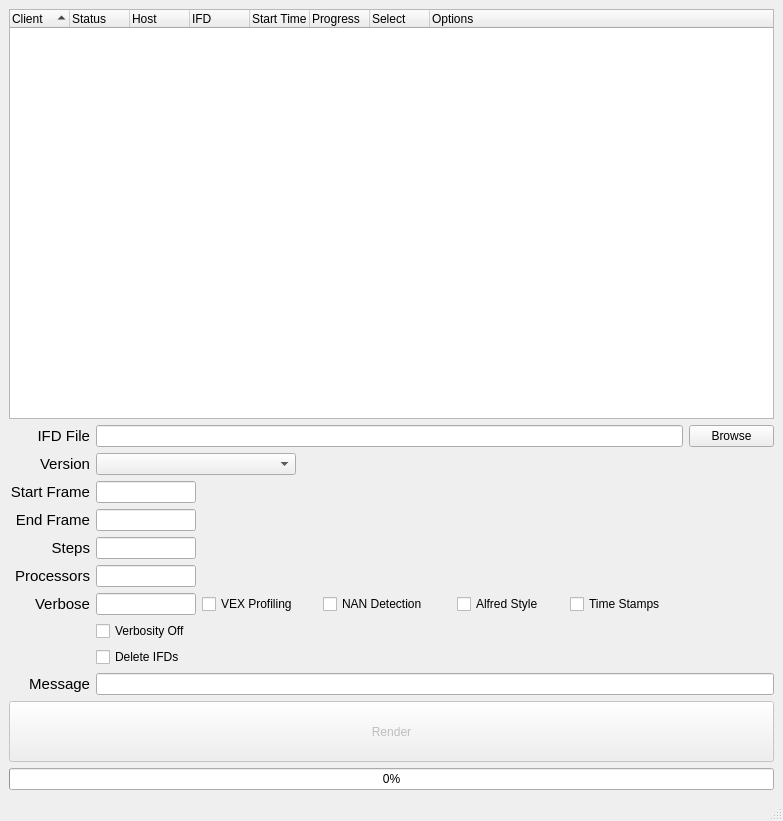
<?xml version="1.0" encoding="UTF-8"?>
<ui version="4.0">
 <class>renderTool</class>
 <widget class="QMainWindow" name="renderTool">
  <property name="geometry">
   <rect>
    <x>0</x>
    <y>0</y>
    <width>778</width>
    <height>821</height>
   </rect>
  </property>
  <property name="windowTitle">
   <string>v3.0 IFD Sequence Render - Lost Boys Studios</string>
  </property>
  <property name="windowIcon">
   <iconset>
    <normaloff>../../publishIcon.jpg</normaloff>../../publishIcon.jpg</iconset>
  </property>
  <property name="autoFillBackground">
   <bool>false</bool>
  </property>
  <widget class="QWidget" name="centralwidget">
   <property name="minimumSize">
    <size>
     <width>0</width>
     <height>0</height>
    </size>
   </property>
   <layout class="QVBoxLayout" name="verticalLayout">
    <item>
     <widget class="QTreeWidget" name="render_list">
      <property name="minimumSize">
       <size>
        <width>765</width>
        <height>0</height>
       </size>
      </property>
      <property name="horizontalScrollBarPolicy">
       <enum>Qt::ScrollBarAlwaysOff</enum>
      </property>
      <property name="alternatingRowColors">
       <bool>true</bool>
      </property>
      <property name="selectionMode">
       <enum>QAbstractItemView::ExtendedSelection</enum>
      </property>
      <property name="indentation">
       <number>8</number>
      </property>
      <property name="sortingEnabled">
       <bool>true</bool>
      </property>
      <property name="wordWrap">
       <bool>false</bool>
      </property>
      <property name="headerHidden">
       <bool>false</bool>
      </property>
      <property name="columnCount">
       <number>8</number>
      </property>
      <attribute name="headerDefaultSectionSize">
       <number>60</number>
      </attribute>
      <attribute name="headerHighlightSections">
       <bool>false</bool>
      </attribute>
      <column>
       <property name="text">
        <string>Client</string>
       </property>
      </column>
      <column>
       <property name="text">
        <string>Status</string>
       </property>
      </column>
      <column>
       <property name="text">
        <string>Host</string>
       </property>
      </column>
      <column>
       <property name="text">
        <string>IFD</string>
       </property>
      </column>
      <column>
       <property name="text">
        <string>Start Time</string>
       </property>
      </column>
      <column>
       <property name="text">
        <string>Progress</string>
       </property>
      </column>
      <column>
       <property name="text">
        <string>Select</string>
       </property>
      </column>
      <column>
       <property name="text">
        <string>Options</string>
       </property>
      </column>
     </widget>
    </item>
    <item>
     <layout class="QGridLayout" name="gridLayout">
      <item row="0" column="1" colspan="5">
       <widget class="QLineEdit" name="file_path_entry">
        <property name="dragEnabled">
         <bool>true</bool>
        </property>
       </widget>
      </item>
      <item row="1" column="0">
       <widget class="QLabel" name="version_label">
        <property name="font">
         <font>
          <pointsize>11</pointsize>
         </font>
        </property>
        <property name="text">
         <string>Version</string>
        </property>
        <property name="alignment">
         <set>Qt::AlignRight|Qt::AlignTrailing|Qt::AlignVCenter</set>
        </property>
       </widget>
      </item>
      <item row="0" column="0">
       <widget class="QLabel" name="file_path_label">
        <property name="minimumSize">
         <size>
          <width>81</width>
          <height>0</height>
         </size>
        </property>
        <property name="maximumSize">
         <size>
          <width>81</width>
          <height>16777215</height>
         </size>
        </property>
        <property name="font">
         <font>
          <pointsize>11</pointsize>
         </font>
        </property>
        <property name="text">
         <string>IFD File</string>
        </property>
        <property name="alignment">
         <set>Qt::AlignRight|Qt::AlignTrailing|Qt::AlignVCenter</set>
        </property>
       </widget>
      </item>
      <item row="5" column="1">
       <widget class="QLineEdit" name="processors_entry">
        <property name="minimumSize">
         <size>
          <width>88</width>
          <height>0</height>
         </size>
        </property>
        <property name="maximumSize">
         <size>
          <width>100</width>
          <height>16777215</height>
         </size>
        </property>
        <property name="dragEnabled">
         <bool>true</bool>
        </property>
       </widget>
      </item>
      <item row="0" column="6">
       <widget class="QPushButton" name="browse_button">
        <property name="minimumSize">
         <size>
          <width>85</width>
          <height>0</height>
         </size>
        </property>
        <property name="maximumSize">
         <size>
          <width>85</width>
          <height>16777215</height>
         </size>
        </property>
        <property name="text">
         <string>Browse</string>
        </property>
       </widget>
      </item>
      <item row="2" column="1">
       <widget class="QLineEdit" name="start_frame_entry">
        <property name="minimumSize">
         <size>
          <width>88</width>
          <height>0</height>
         </size>
        </property>
        <property name="maximumSize">
         <size>
          <width>100</width>
          <height>16777215</height>
         </size>
        </property>
        <property name="dragEnabled">
         <bool>true</bool>
        </property>
       </widget>
      </item>
      <item row="6" column="0">
       <widget class="QLabel" name="verbose_label">
        <property name="font">
         <font>
          <pointsize>11</pointsize>
         </font>
        </property>
        <property name="text">
         <string>Verbose</string>
        </property>
        <property name="alignment">
         <set>Qt::AlignRight|Qt::AlignTrailing|Qt::AlignVCenter</set>
        </property>
       </widget>
      </item>
      <item row="4" column="1">
       <widget class="QLineEdit" name="steps_entry">
        <property name="minimumSize">
         <size>
          <width>88</width>
          <height>0</height>
         </size>
        </property>
        <property name="maximumSize">
         <size>
          <width>100</width>
          <height>16777215</height>
         </size>
        </property>
        <property name="dragEnabled">
         <bool>true</bool>
        </property>
       </widget>
      </item>
      <item row="1" column="1" colspan="2">
       <widget class="QComboBox" name="version_list">
        <property name="minimumSize">
         <size>
          <width>185</width>
          <height>0</height>
         </size>
        </property>
        <property name="maximumSize">
         <size>
          <width>200</width>
          <height>16777215</height>
         </size>
        </property>
       </widget>
      </item>
      <item row="2" column="0">
       <widget class="QLabel" name="start_frame_label">
        <property name="font">
         <font>
          <pointsize>11</pointsize>
         </font>
        </property>
        <property name="text">
         <string>Start Frame</string>
        </property>
        <property name="alignment">
         <set>Qt::AlignRight|Qt::AlignTrailing|Qt::AlignVCenter</set>
        </property>
       </widget>
      </item>
      <item row="9" column="0">
       <widget class="QLabel" name="message_label">
        <property name="minimumSize">
         <size>
          <width>81</width>
          <height>0</height>
         </size>
        </property>
        <property name="maximumSize">
         <size>
          <width>81</width>
          <height>16777215</height>
         </size>
        </property>
        <property name="font">
         <font>
          <pointsize>11</pointsize>
         </font>
        </property>
        <property name="text">
         <string>Message</string>
        </property>
        <property name="alignment">
         <set>Qt::AlignRight|Qt::AlignTrailing|Qt::AlignVCenter</set>
        </property>
       </widget>
      </item>
      <item row="5" column="0">
       <widget class="QLabel" name="processors_label">
        <property name="font">
         <font>
          <pointsize>11</pointsize>
         </font>
        </property>
        <property name="text">
         <string>Processors</string>
        </property>
        <property name="alignment">
         <set>Qt::AlignRight|Qt::AlignTrailing|Qt::AlignVCenter</set>
        </property>
       </widget>
      </item>
      <item row="6" column="2">
       <widget class="QCheckBox" name="verbose_vex_checkbox">
        <property name="minimumSize">
         <size>
          <width>115</width>
          <height>0</height>
         </size>
        </property>
        <property name="maximumSize">
         <size>
          <width>115</width>
          <height>16777215</height>
         </size>
        </property>
        <property name="text">
         <string>VEX Profiling</string>
        </property>
        <property name="checked">
         <bool>false</bool>
        </property>
       </widget>
      </item>
      <item row="6" column="3">
       <widget class="QCheckBox" name="verbose_nan_checkbox">
        <property name="minimumSize">
         <size>
          <width>128</width>
          <height>0</height>
         </size>
        </property>
        <property name="maximumSize">
         <size>
          <width>128</width>
          <height>16777215</height>
         </size>
        </property>
        <property name="text">
         <string>NAN Detection</string>
        </property>
       </widget>
      </item>
      <item row="3" column="0">
       <widget class="QLabel" name="end_frame_label">
        <property name="font">
         <font>
          <pointsize>11</pointsize>
         </font>
        </property>
        <property name="text">
         <string>End Frame</string>
        </property>
        <property name="alignment">
         <set>Qt::AlignRight|Qt::AlignTrailing|Qt::AlignVCenter</set>
        </property>
       </widget>
      </item>
      <item row="4" column="0">
       <widget class="QLabel" name="steps_label">
        <property name="font">
         <font>
          <pointsize>11</pointsize>
         </font>
        </property>
        <property name="text">
         <string>Steps</string>
        </property>
        <property name="alignment">
         <set>Qt::AlignRight|Qt::AlignTrailing|Qt::AlignVCenter</set>
        </property>
       </widget>
      </item>
      <item row="6" column="1">
       <widget class="QLineEdit" name="verbose_entry">
        <property name="minimumSize">
         <size>
          <width>88</width>
          <height>0</height>
         </size>
        </property>
        <property name="maximumSize">
         <size>
          <width>100</width>
          <height>16777215</height>
         </size>
        </property>
        <property name="dragEnabled">
         <bool>true</bool>
        </property>
       </widget>
      </item>
      <item row="6" column="4">
       <widget class="QCheckBox" name="verbose_alfred_checkbox">
        <property name="minimumSize">
         <size>
          <width>107</width>
          <height>0</height>
         </size>
        </property>
        <property name="maximumSize">
         <size>
          <width>107</width>
          <height>16777215</height>
         </size>
        </property>
        <property name="text">
         <string>Alfred Style</string>
        </property>
        <property name="checked">
         <bool>false</bool>
        </property>
       </widget>
      </item>
      <item row="6" column="5" colspan="2">
       <widget class="QCheckBox" name="verbose_time_checkbox">
        <property name="minimumSize">
         <size>
          <width>114</width>
          <height>0</height>
         </size>
        </property>
        <property name="maximumSize">
         <size>
          <width>114</width>
          <height>16777215</height>
         </size>
        </property>
        <property name="text">
         <string>Time Stamps</string>
        </property>
       </widget>
      </item>
      <item row="7" column="1" colspan="2">
       <widget class="QCheckBox" name="verbosity_off_checkbox">
        <property name="text">
         <string>Verbosity Off</string>
        </property>
       </widget>
      </item>
      <item row="8" column="1" colspan="2">
       <widget class="QCheckBox" name="delete_ifd_checkbox">
        <property name="text">
         <string>Delete IFDs</string>
        </property>
       </widget>
      </item>
      <item row="9" column="1" colspan="6">
       <widget class="QLineEdit" name="message_entry">
        <property name="dragEnabled">
         <bool>true</bool>
        </property>
       </widget>
      </item>
      <item row="3" column="1">
       <widget class="QLineEdit" name="end_frame_entry">
        <property name="minimumSize">
         <size>
          <width>88</width>
          <height>0</height>
         </size>
        </property>
        <property name="maximumSize">
         <size>
          <width>100</width>
          <height>16777215</height>
         </size>
        </property>
        <property name="dragEnabled">
         <bool>true</bool>
        </property>
       </widget>
      </item>
     </layout>
    </item>
    <item>
     <widget class="QSplitter" name="splitter">
      <property name="minimumSize">
       <size>
        <width>665</width>
        <height>61</height>
       </size>
      </property>
      <property name="orientation">
       <enum>Qt::Horizontal</enum>
      </property>
      <widget class="QPushButton" name="render_button">
       <property name="enabled">
        <bool>false</bool>
       </property>
       <property name="minimumSize">
        <size>
         <width>316</width>
         <height>61</height>
        </size>
       </property>
       <property name="maximumSize">
        <size>
         <width>16777215</width>
         <height>16777215</height>
        </size>
       </property>
       <property name="text">
        <string>Render</string>
       </property>
      </widget>
     </widget>
    </item>
    <item>
     <widget class="QProgressBar" name="progress_bar">
      <property name="value">
       <number>0</number>
      </property>
     </widget>
    </item>
   </layout>
  </widget>
  <widget class="QMenuBar" name="menubar">
   <property name="geometry">
    <rect>
     <x>0</x>
     <y>0</y>
     <width>778</width>
     <height>25</height>
    </rect>
   </property>
  </widget>
  <widget class="QStatusBar" name="statusbar"/>
 </widget>
 <tabstops>
  <tabstop>render_list</tabstop>
  <tabstop>file_path_entry</tabstop>
  <tabstop>browse_button</tabstop>
  <tabstop>version_list</tabstop>
  <tabstop>start_frame_entry</tabstop>
  <tabstop>end_frame_entry</tabstop>
  <tabstop>steps_entry</tabstop>
  <tabstop>processors_entry</tabstop>
  <tabstop>verbose_entry</tabstop>
  <tabstop>verbose_vex_checkbox</tabstop>
  <tabstop>verbose_nan_checkbox</tabstop>
  <tabstop>verbose_alfred_checkbox</tabstop>
  <tabstop>verbose_time_checkbox</tabstop>
  <tabstop>verbosity_off_checkbox</tabstop>
  <tabstop>delete_ifd_checkbox</tabstop>
  <tabstop>message_entry</tabstop>
  <tabstop>render_button</tabstop>
 </tabstops>
 <resources/>
 <connections/>
</ui>
